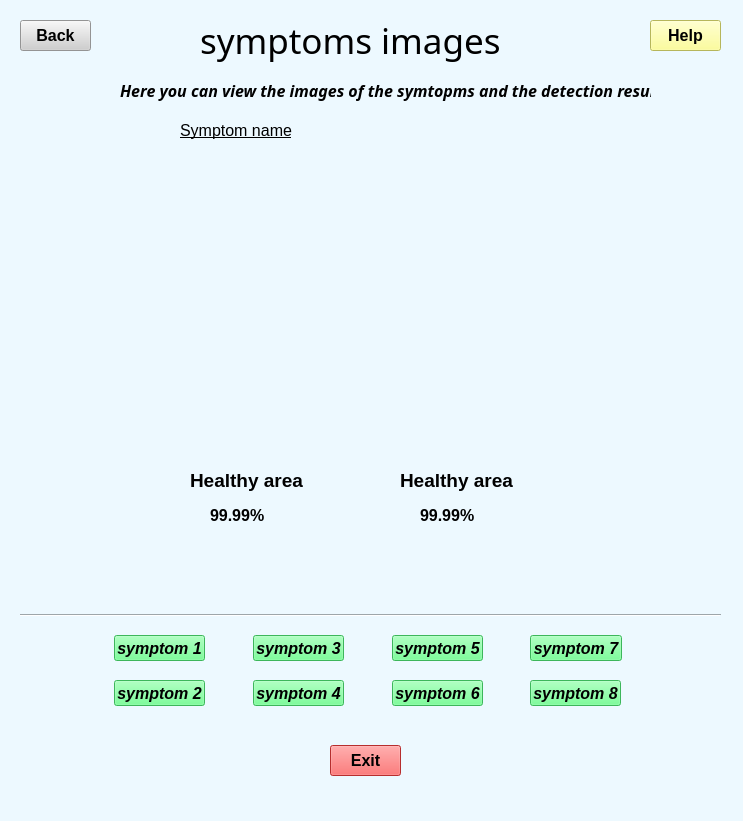
<?xml version="1.0" encoding="UTF-8"?>
<ui version="4.0">
 <class>images_result_double</class>
 <widget class="QMainWindow" name="images_result_double">
  <property name="geometry">
   <rect>
    <x>0</x>
    <y>0</y>
    <width>743</width>
    <height>821</height>
   </rect>
  </property>
  <property name="font">
   <font>
    <family>Segoe UI</family>
    <pointsize>11</pointsize>
   </font>
  </property>
  <property name="windowTitle">
   <string>result images</string>
  </property>
  <property name="styleSheet">
   <string notr="true">background-color:rgb(237, 249, 255)</string>
  </property>
  <widget class="QWidget" name="centralwidget">
   <widget class="QPushButton" name="back_btn">
    <property name="geometry">
     <rect>
      <x>20</x>
      <y>20</y>
      <width>71</width>
      <height>31</height>
     </rect>
    </property>
    <property name="font">
     <font>
      <pointsize>12</pointsize>
      <weight>75</weight>
      <bold>true</bold>
     </font>
    </property>
    <property name="styleSheet">
     <string notr="true">background-color:rgb(207, 207, 207)</string>
    </property>
    <property name="text">
     <string>Back</string>
    </property>
   </widget>
   <widget class="QPushButton" name="exit_btn">
    <property name="geometry">
     <rect>
      <x>330</x>
      <y>745</y>
      <width>71</width>
      <height>31</height>
     </rect>
    </property>
    <property name="font">
     <font>
      <pointsize>12</pointsize>
      <weight>75</weight>
      <bold>true</bold>
     </font>
    </property>
    <property name="styleSheet">
     <string notr="true">background-color:rgb(255, 65, 65)</string>
    </property>
    <property name="text">
     <string>Exit</string>
    </property>
   </widget>
   <widget class="QLabel" name="title_label">
    <property name="geometry">
     <rect>
      <x>200</x>
      <y>10</y>
      <width>321</width>
      <height>61</height>
     </rect>
    </property>
    <property name="font">
     <font>
      <family>Segoe Print</family>
      <pointsize>26</pointsize>
     </font>
    </property>
    <property name="text">
     <string>symptoms images</string>
    </property>
   </widget>
   <widget class="QLabel" name="label">
    <property name="geometry">
     <rect>
      <x>120</x>
      <y>70</y>
      <width>531</width>
      <height>41</height>
     </rect>
    </property>
    <property name="font">
     <font>
      <family>Segoe UI Semibold</family>
      <pointsize>12</pointsize>
      <weight>75</weight>
      <italic>true</italic>
      <bold>true</bold>
     </font>
    </property>
    <property name="text">
     <string>Here you can view the images of the symtopms and the detection result</string>
    </property>
   </widget>
   <widget class="Line" name="line">
    <property name="geometry">
     <rect>
      <x>20</x>
      <y>605</y>
      <width>701</width>
      <height>20</height>
     </rect>
    </property>
    <property name="orientation">
     <enum>Qt::Horizontal</enum>
    </property>
   </widget>
   <widget class="QPushButton" name="s1_btn">
    <property name="geometry">
     <rect>
      <x>114</x>
      <y>635</y>
      <width>91</width>
      <height>26</height>
     </rect>
    </property>
    <property name="font">
     <font>
      <family>Arial</family>
      <pointsize>12</pointsize>
      <weight>75</weight>
      <italic>true</italic>
      <bold>true</bold>
     </font>
    </property>
    <property name="styleSheet">
     <string notr="true">background-color:rgb(85, 255, 127)</string>
    </property>
    <property name="text">
     <string>symptom 1</string>
    </property>
   </widget>
   <widget class="QPushButton" name="s2_btn">
    <property name="geometry">
     <rect>
      <x>114</x>
      <y>680</y>
      <width>91</width>
      <height>26</height>
     </rect>
    </property>
    <property name="font">
     <font>
      <family>Arial</family>
      <pointsize>12</pointsize>
      <weight>75</weight>
      <italic>true</italic>
      <bold>true</bold>
     </font>
    </property>
    <property name="styleSheet">
     <string notr="true">background-color:rgb(85, 255, 127)</string>
    </property>
    <property name="text">
     <string>symptom 2</string>
    </property>
   </widget>
   <widget class="QPushButton" name="s4_btn">
    <property name="geometry">
     <rect>
      <x>253</x>
      <y>680</y>
      <width>91</width>
      <height>26</height>
     </rect>
    </property>
    <property name="font">
     <font>
      <family>Arial</family>
      <pointsize>12</pointsize>
      <weight>75</weight>
      <italic>true</italic>
      <bold>true</bold>
     </font>
    </property>
    <property name="styleSheet">
     <string notr="true">background-color:rgb(85, 255, 127)</string>
    </property>
    <property name="text">
     <string>symptom 4</string>
    </property>
   </widget>
   <widget class="QPushButton" name="s3_btn">
    <property name="geometry">
     <rect>
      <x>253</x>
      <y>635</y>
      <width>91</width>
      <height>26</height>
     </rect>
    </property>
    <property name="font">
     <font>
      <family>Arial</family>
      <pointsize>12</pointsize>
      <weight>75</weight>
      <italic>true</italic>
      <bold>true</bold>
     </font>
    </property>
    <property name="styleSheet">
     <string notr="true">background-color:rgb(85, 255, 127)</string>
    </property>
    <property name="text">
     <string>symptom 3</string>
    </property>
   </widget>
   <widget class="QPushButton" name="s6_btn">
    <property name="geometry">
     <rect>
      <x>392</x>
      <y>680</y>
      <width>91</width>
      <height>26</height>
     </rect>
    </property>
    <property name="font">
     <font>
      <family>Arial</family>
      <pointsize>12</pointsize>
      <weight>75</weight>
      <italic>true</italic>
      <bold>true</bold>
     </font>
    </property>
    <property name="styleSheet">
     <string notr="true">background-color:rgb(85, 255, 127)</string>
    </property>
    <property name="text">
     <string>symptom 6</string>
    </property>
   </widget>
   <widget class="QPushButton" name="s5_btn">
    <property name="geometry">
     <rect>
      <x>392</x>
      <y>635</y>
      <width>91</width>
      <height>26</height>
     </rect>
    </property>
    <property name="font">
     <font>
      <family>Arial</family>
      <pointsize>12</pointsize>
      <weight>75</weight>
      <italic>true</italic>
      <bold>true</bold>
     </font>
    </property>
    <property name="styleSheet">
     <string notr="true">background-color:rgb(85, 255, 127)</string>
    </property>
    <property name="text">
     <string>symptom 5</string>
    </property>
   </widget>
   <widget class="QPushButton" name="s7_btn">
    <property name="geometry">
     <rect>
      <x>530</x>
      <y>635</y>
      <width>92</width>
      <height>26</height>
     </rect>
    </property>
    <property name="font">
     <font>
      <family>Arial</family>
      <pointsize>12</pointsize>
      <weight>75</weight>
      <italic>true</italic>
      <bold>true</bold>
     </font>
    </property>
    <property name="styleSheet">
     <string notr="true">background-color:rgb(85, 255, 127)</string>
    </property>
    <property name="text">
     <string>symptom 7</string>
    </property>
   </widget>
   <widget class="QPushButton" name="s8_btn">
    <property name="geometry">
     <rect>
      <x>530</x>
      <y>680</y>
      <width>91</width>
      <height>26</height>
     </rect>
    </property>
    <property name="font">
     <font>
      <family>Arial</family>
      <pointsize>12</pointsize>
      <weight>75</weight>
      <italic>true</italic>
      <bold>true</bold>
     </font>
    </property>
    <property name="styleSheet">
     <string notr="true">background-color:rgb(85, 255, 127)</string>
    </property>
    <property name="text">
     <string>symptom 8</string>
    </property>
   </widget>
   <widget class="QLabel" name="image_left">
    <property name="geometry">
     <rect>
      <x>150</x>
      <y>170</y>
      <width>171</width>
      <height>281</height>
     </rect>
    </property>
    <property name="text">
     <string/>
    </property>
    <property name="pixmap">
     <pixmap>../../../../Desktop/Gui result images/1.png</pixmap>
    </property>
    <property name="scaledContents">
     <bool>true</bool>
    </property>
   </widget>
   <widget class="QLabel" name="image_right">
    <property name="geometry">
     <rect>
      <x>380</x>
      <y>170</y>
      <width>171</width>
      <height>281</height>
     </rect>
    </property>
    <property name="text">
     <string/>
    </property>
    <property name="pixmap">
     <pixmap>../../../../Desktop/Gui result images/11.png</pixmap>
    </property>
    <property name="scaledContents">
     <bool>true</bool>
    </property>
   </widget>
   <widget class="QLabel" name="symptom_name_title">
    <property name="geometry">
     <rect>
      <x>180</x>
      <y>110</y>
      <width>441</width>
      <height>41</height>
     </rect>
    </property>
    <property name="font">
     <font>
      <family>Arial</family>
      <pointsize>12</pointsize>
      <underline>true</underline>
     </font>
    </property>
    <property name="text">
     <string>Symptom name</string>
    </property>
   </widget>
   <widget class="QLabel" name="result_l_lbl">
    <property name="geometry">
     <rect>
      <x>190</x>
      <y>460</y>
      <width>121</width>
      <height>41</height>
     </rect>
    </property>
    <property name="font">
     <font>
      <family>Segoe UI</family>
      <pointsize>14</pointsize>
      <weight>75</weight>
      <bold>true</bold>
     </font>
    </property>
    <property name="text">
     <string>Healthy area</string>
    </property>
   </widget>
   <widget class="QLabel" name="result_r_lbl">
    <property name="geometry">
     <rect>
      <x>400</x>
      <y>460</y>
      <width>121</width>
      <height>41</height>
     </rect>
    </property>
    <property name="font">
     <font>
      <family>Segoe UI</family>
      <pointsize>14</pointsize>
      <weight>75</weight>
      <bold>true</bold>
     </font>
    </property>
    <property name="text">
     <string>Healthy area</string>
    </property>
   </widget>
   <widget class="QPushButton" name="help_btn">
    <property name="geometry">
     <rect>
      <x>650</x>
      <y>20</y>
      <width>71</width>
      <height>31</height>
     </rect>
    </property>
    <property name="font">
     <font>
      <pointsize>12</pointsize>
      <weight>75</weight>
      <bold>true</bold>
     </font>
    </property>
    <property name="styleSheet">
     <string notr="true">background-color:rgb(255, 255, 127)</string>
    </property>
    <property name="text">
     <string>Help</string>
    </property>
   </widget>
   <widget class="QLabel" name="confident_left">
    <property name="geometry">
     <rect>
      <x>210</x>
      <y>500</y>
      <width>71</width>
      <height>31</height>
     </rect>
    </property>
    <property name="font">
     <font>
      <pointsize>12</pointsize>
      <weight>75</weight>
      <bold>true</bold>
     </font>
    </property>
    <property name="text">
     <string>99.99%</string>
    </property>
   </widget>
   <widget class="QLabel" name="confident_right">
    <property name="geometry">
     <rect>
      <x>420</x>
      <y>500</y>
      <width>71</width>
      <height>31</height>
     </rect>
    </property>
    <property name="font">
     <font>
      <pointsize>12</pointsize>
      <weight>75</weight>
      <bold>true</bold>
     </font>
    </property>
    <property name="text">
     <string>99.99%</string>
    </property>
   </widget>
  </widget>
  <widget class="QMenuBar" name="menubar">
   <property name="geometry">
    <rect>
     <x>0</x>
     <y>0</y>
     <width>743</width>
     <height>21</height>
    </rect>
   </property>
  </widget>
  <widget class="QStatusBar" name="statusbar"/>
 </widget>
 <resources/>
 <connections/>
</ui>
